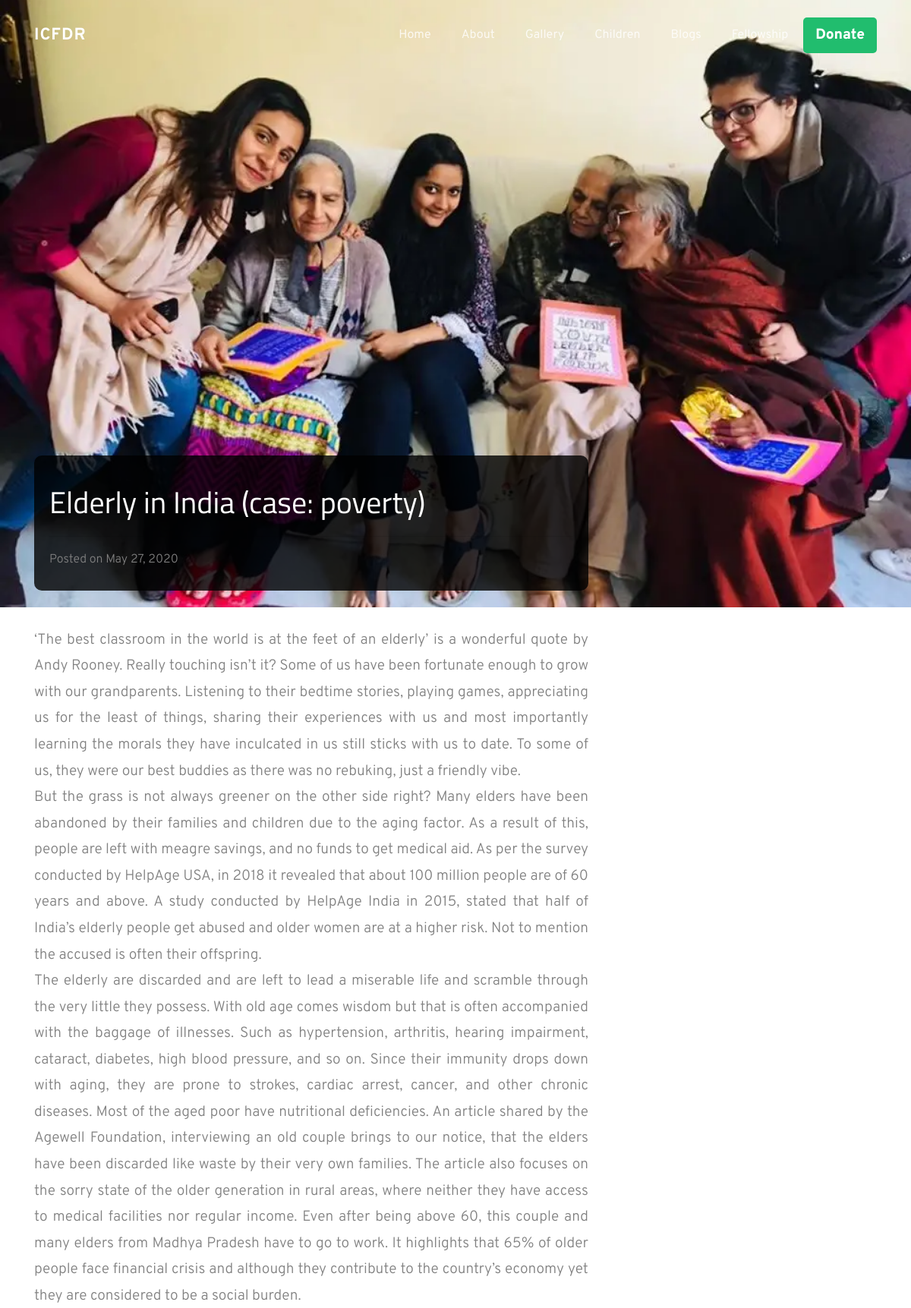
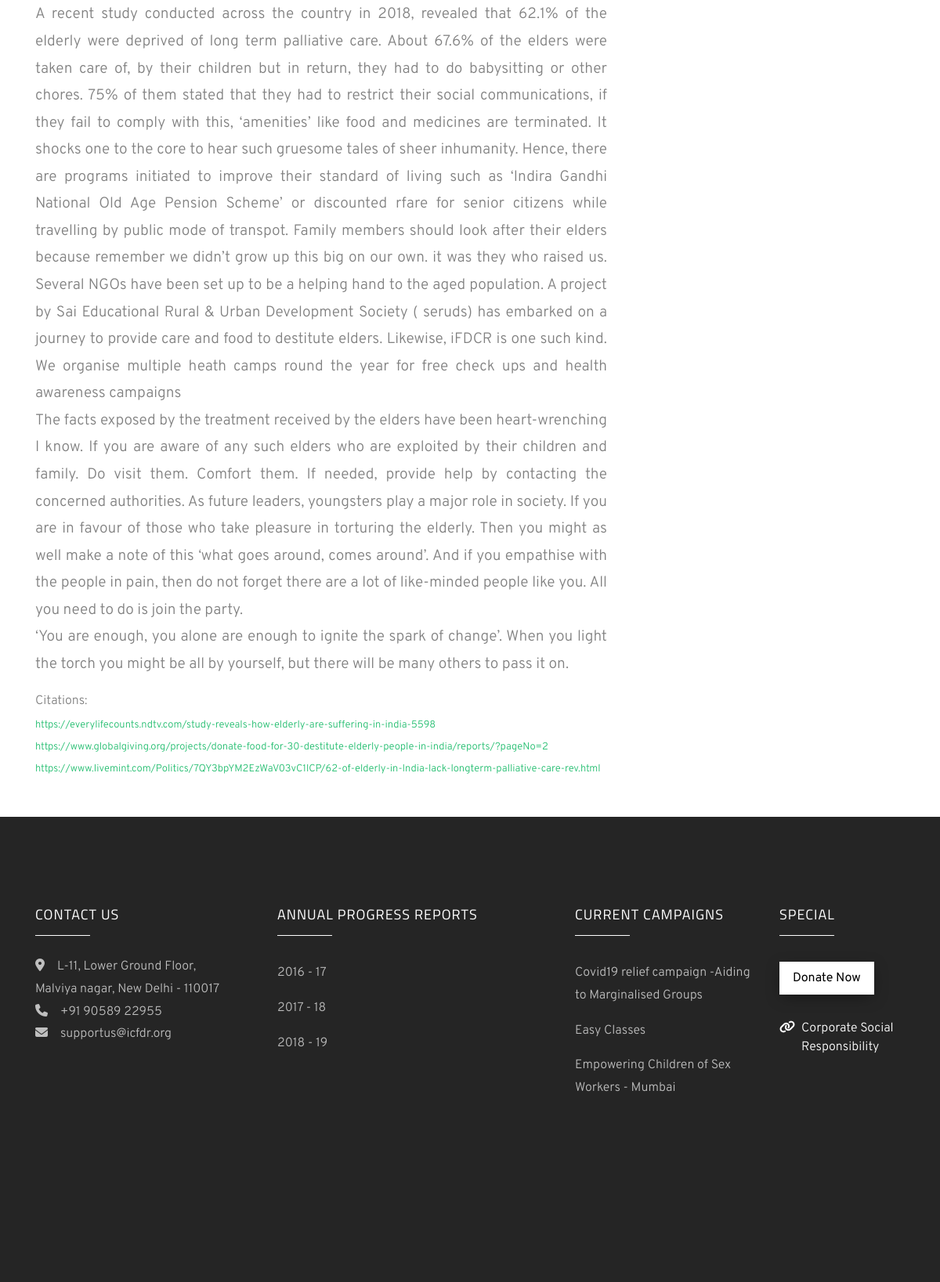
Page /blogs/elderly-in-india-case-poverty on the committed database (2 pictures, top to bottom).
### website/models.py (models this page shows, shortened)
class Blogs(models.Model):
    image = models.ImageField(upload_to='images/blogs/')
    heading = models.CharField(max_length=100)
    content = models.TextField(max_length=5000)
    pub_date = date.today()
    slug = models.SlugField(max_length=100, default='', blank=True, unique=True)
    class Meta:
        verbose_name_plural = 'Blogs'

class BlogCitations(models.Model):
    url = models.URLField()
    blog = models.ForeignKey(to=Blogs, on_delete=models.CASCADE)
    def __str__(self):
        return self.url
    class Meta:
        verbose_name_plural = 'BlogCitations'

class Campaign(models.Model):
    compaign_name = models.CharField(max_length=100)
    image = models.ImageField(upload_to='images/campaign/')
    text_on_image = models.CharField(max_length=150)
    description = RichTextField()
    button_text = models.CharField(max_length=30)
    slug = models.SlugField(max_length=100, default='', blank=True, unique=True)
    class Meta:
        verbose_name_plural = 'Campaign'

### website/views.py (the view)
# urls.py: path('blogs/<slug:slug>',views.blog_view,name = 'blog'),
def blog_view(request, slug=None):
    blog = Blogs.objects.filter(slug=slug)
    blogCitations = BlogCitations.objects.filter(blog=blog[0])
    if blog:
        data = {'blog': blog[0], 'cites': blogCitations,
                'campaigns': Campaign.objects.all().order_by('-id')[:5], }
        return render(request, 'blog.html', data)
    return bloglist(request)

### website/templates/blog.html (shortened to what this page needs)
{% extends 'base.html' %}
{% block content %}
{% load static %}
<header class="masthead"
        style="height: 100vh;min-height: 500px;background-image: url('{{ blog.image.url }}');background-size: cover;background-position: center;background-repeat: no-repeat;">
    <div class="scroll" style="position: absolute;right: 2rem;bottom: 0.5rem;">
    </div>
</header>
<div class="container mb-5" style="margin-top:-200px;">
    <div class="row">
        <div class="col-lg-8">
            <div class="blog-head">
                <h1 class="mt-4" style="color:#fff;">{{ blog.heading }}</h1>
                <hr>
                <p class="text-left">Posted on {{ blog.pub_date }}</p>
            </div>
            <div class="mt-5 blog-content">
                {{ blog.content|linebreaks }}
                <div class="mt-2 cites">
                    Citations:
                    {% for cite in cites %}
                    <a href="{{ cite }}">{{ cite }}</a>
                    {% endfor %}
                </div>
            </div>
        </div>
    </div>
</div>
{% endblock %}

### website/templates/base.html (shortened to what this page needs)
<!DOCTYPE html>
{% load static %}
<html lang="en">
<head>
    <link rel="stylesheet" href="{% static 'css/open-iconic-bootstrap.min.css' %}">
    <link rel="stylesheet" href="{% static 'css/animate.css' %}">
    <link rel="stylesheet" href="{% static 'css/owl.carousel.min.css' %}">
    <link rel="stylesheet" href="{% static 'css/owl.theme.default.min.css' %}">
    <link rel="stylesheet" href="{% static 'css/magnific-popup.css' %}">
    <link rel="stylesheet" href="{% static 'css/aos.css' %}">
    <link rel="stylesheet" href="{% static 'css/bootstrap-datepicker.css' %}">
    <link rel="stylesheet" href="{% static 'css/jquery.timepicker.css' %}">
    <link rel="stylesheet" href="{% static 'css/style.css' %}">
</head>
<body>
<nav class="navbar navbar-expand-lg navbar-dark ftco_navbar bg-dark ftco-navbar-light" id="ftco-navbar">
    <div class="container">
        <a class="navbar-brand" href="{% url 'home' %}">ICFDR</a>
        <div class="collapse navbar-collapse" id="ftco-nav">
            <ul class="navbar-nav ml-auto">
                <li class="nav-item"><a href="{% url 'home' %}" class="nav-link">Home</a></li>
                <li class="nav-item"><a href="{% url 'about' %}" class="nav-link">About</a></li>
                <li class="nav-item"><a href="{% url 'gallery' %}" class="nav-link">Gallery</a></li>
                <li class="nav-item"><a href="{% url 'home' %}#children" class="nav-link">Children</a></li>
                <li class="nav-item"><a href="{% url 'bloglist' %}" class="nav-link">Blogs</a></li>
                <li class="nav-item"><a href="{% url 'fellowship' %}" class="nav-link">Fellowship</a></li>
                <li class="nav-item"><a href="{% url 'donate' %}" class="donate-btn-nav nav-link">Donate</a></li>
            </ul>
        </div>
    </div>
</nav>
{% block content %}
{% endblock %}
<footer class="ftco-footer ftco-section img">
    <div class="container">
        <div class="row mb-5">
            <div class="col-md-3">
                <div class="ftco-footer-widget mb-4">
                    <h2 class="ftco-heading-2">Contact Us</h2>
                    <p style="text-align:left;">
                        <span class="fas fa-map-marker-alt mr-3"></span>L-11, Lower Ground Floor, Malviya nagar, New
                        Delhi - 110017<br>
                        <a href="tel:+91-90586-22955"><span class="fas fa-phone mr-3"></span>+91 90589 22955<br></a>
                        <a href="mailto:supportus@icfdr.org?Subject=ICFDR%20Easy%20Classes%20-%20Support"><span
                                class="fas fa-envelope mr-3"></span>supportus@icfdr.org</a>
                    </p>
                    <ul class="ftco-footer-social list-unstyled float-md-left float-lft mt-5">
                    </ul>
                </div>
            </div>
            <div class="col-md-4">
                <div class="ftco-footer-widget mb-4 ml-md-4">
                    <h2 class="ftco-heading-2">Annual Progress Reports</h2>
                    <ul class="list-unstyled">
                        <li><a target="_blank" href="https://drive.google.com/open?id=12yJyWt_e4_VxAgtFSAQAEEdrDGSlUoW9" class="py-2 d-block">2016 - 17</a>
                        </li>
                        <li><a target="_blank" href="https://drive.google.com/open?id=1tYPb_o-QClXzCFxPPeCs-ca7Lnde7Ln2" class="py-2 d-block">2017 - 18</a>
                        </li>
                        <li><a target="_blank" href="https://drive.google.com/open?id=1mGkgc0wgI1T13B1gySD5iHLUhTBXvLLp" class="py-2 d-block">2018 - 19</a>
                        </li>
                    </ul>
                </div>
            </div>
            <div class="col-md-3">
                <div class="ftco-footer-widget mb-4 ml-md-4">
                    <h2 class="ftco-heading-2">Current Campaigns</h2>
                    <ul class="list-unstyled">
                        {% for campaign in campaigns %}
                        <li><a href="{% url 'campaign' campaign.slug %}"
                               class="py-2 d-block">{{campaign.compaign_name}}</a></li>
                        {% endfor %}
                    </ul>
                </div>
            </div>
            <div class="col-md-2">
                <div class="ftco-footer-widget mb-4">
                    <h2 class="ftco-heading-2">Special</h2>
                    <div class="block-23 mb-3">
                        <ul>
                            <li><p><a target="_blank"
                                      href="https://www.payumoney.com/paybypayumoney/#/DFE2878E860D57AF8E18DFEF38EBE7EC"
                                      class="btn btn-white px-3 py-2 mt-2">Donate Now</a></p></li>
                            <li><a target="_blank" href="http://icfdr.org/corporate-social-responsibility/"><span
                                    class="fas fa-link mr-2"></span><span
                                    class="text">Corporate Social Responsibility</span></a></li>
                    </div>
                </div>
            </div>
        </div>
        <div class="row">
            <div class="col-md-12 text-center">
            </div>
        </div>
    </div>
</footer>
</body>
</html>

### rows in the picture
Blogs: image (picture), heading "Elderly in India (case: poverty)", pub_date "May 27, 2020", content "‘The best classroom in the world is at the feet of an elderly’ is a wonderful quote by Andy Rooney. Really touching isn’t it? Some of us have been fortunate enough to grow with our grandparents. Listening to their bedtime stories, playing games, appreciating us for the least of things, sharing their experiences with us and most importantly learning the morals they have inculcated in us still sticks with us to date. To some of us, they were our best buddies as there was no rebuking, just a friendly vibe. But the grass is not always greener on the other side right? Many elders have been abandoned by their families and children due to the aging factor. As a result of this, people are left with…"
BlogCitations: url "https://everylifecounts.ndtv.com/study-reveals-how-elderly-are-suffering-in-india-5598"
BlogCitations: url "https://www.globalgiving.org/projects/donate-food-for-30-destitute-elderly-people-in-india/reports/?pageNo=2"
BlogCitations: url "https://www.livemint.com/Politics/7QY3bpYM2EzWaV03vC1lCP/62-of-elderly-in-India-lack-longterm-palliative-care-rev.html"
Campaign: compaign_name "Covid19 relief campaign -Aiding to Marginalised Groups"
Campaign: compaign_name "Easy Classes"
Campaign: compaign_name "Empowering Children of Sex Workers - Mumbai"
